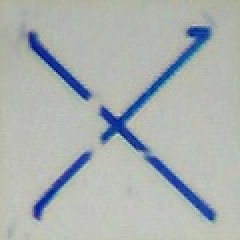
#> input picture Final/cell2c.jpg, 120 x 120 px (shown 2 times larger)
$ python SignDetection.py   (Python 2 division)   (older library calls are emulated)
#> lines starting #> are read from the running program, lines starting #| are printed output that depends on the picture; after the words box and inside, x2 and y2 are one past the last pixel; in counts of white or black regions, pixels touching at a corner belong together
import numpy as np
import cv2


def getLargestContour(img,largestIndex):
    imgray = cv2.cvtColor(img,cv2.COLOR_BGR2GRAY)
    ret,thresh = cv2.threshold(imgray,50,150,cv2.THRESH_BINARY)
    _,contours, hierarchy = cv2.findContours(thresh,1,2)

    areaArray = []
    count = 1

    for i, c in enumerate(contours):
        area = cv2.contourArea(c)
        areaArray.append(area)

    #first sort the array by area
    sorteddata = sorted(zip(areaArray, contours), key=lambda x: x[0], reverse=True)

    #find the nth largest contour [n-1][1], in this case 2
    if (len(sorteddata) - largestIndex > 0) :
        largestcontour = sorteddata[largestIndex - 1][1]
    else:
        largestcontour = None
    return largestcontour;


img = cv2.imread('cell2c.jpg')
#> img is the input picture: shape (120, 120, 3); mean B, G, R 177.2, 177.4, 171.4

gray = cv2.cvtColor(img,cv2.COLOR_BGR2GRAY)
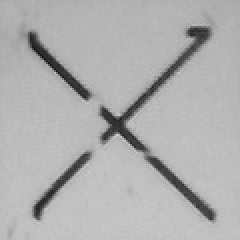
#> gray: shape (120, 120) (shown 2 times larger); min 19, max 210, mean 175.6

height, width, channels = img.shape
#> height = 120; width = 120; channels = 3

ret,thresh = cv2.threshold(gray,70,255,0)
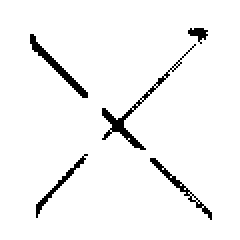
#> thresh: shape (120, 120) (shown 2 times larger); 95.8% white; black in thin lines or dots, all inside (x1, y1, x2, y2) = (15, 14, 106, 110)

_,contours,h = cv2.findContours(thresh,1,2)
#> contours = 46 contours, 39 with area under 20; largest, box (x1, y1, x2, y2) and area: (0, 0, 120, 120) 14161, (14, 16, 45, 50) 184, (50, 53, 74, 76) 158, (17, 77, 44, 110) 127, (74, 78, 96, 99) 100, (93, 13, 105, 22) 55, (100, 102, 107, 111) 24; h = 46 rows, first 6: [1, -1, -1, -1], [2, 0, -1, -1], [3, 1, -1, -1], [4, 2, -1, -1], [5, 3, -1, -1], [6, 4, -1, -1]

# [48 lines of commented-out code are left out]
circles = cv2.HoughCircles(gray,cv2.HOUGH_GRADIENT,1,32,
                            param1=200,param2=30,minRadius=0,maxRadius=height/2)
#> circles = None

##circles = np.uint16(np.around(circles))

if not (circles is None):
    print len(circles[0,:])
    circles = np.uint16(np.around(circles))
    for i in circles[0,:]:
        # draw the outer circle
        cnt = getLargestContour(img,2)
        print cv2.contourArea(cnt)
        cv2.circle(img,(i[0],i[1]),i[2],(0,255,0),2)
else:
    cnt = getLargestContour(img,2)
#> in getLargestContour, `ret,thresh = cv2.threshold(imgray,50,150,cv2.THRESH_BINARY)`:
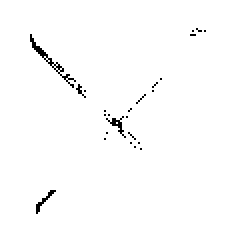
#> thresh: shape (120, 120) (shown 2 times larger); values 0 (black) and 150 (white), 98.8% white; black in thin lines or dots, all inside (x1, y1, x2, y2) = (15, 14, 103, 107)
#> in getLargestContour, `_,contours, hierarchy = cv2.findContours(thresh,1,2)`: contours = 64 contours, 60 with area under 20; largest, box (x1, y1, x2, y2) and area: (0, 0, 120, 120) 14161, (14, 16, 25, 30) 46, (17, 94, 29, 108) 42, (54, 58, 63, 68) 34
#> the loop in getLargestContour, `for i, c in enumerate(contours):` made 64 passes
#> area on passes 1, 17, 59: 42, 34, 45.5
#> after the loop in getLargestContour, `for i, c in enumerate(contours):`: areaArray = 64 values, max 14161 at index 63, min 0 at index 13, mean 225.8
#> in getLargestContour, `sorteddata = sorted(zip(areaArray, contours), key=lambda x: x[0], reve..`: sorteddata = 64 items
#> in getLargestContour, `largestcontour = sorteddata[largestIndex - 1][1]`: largestcontour = contour of 17 points, box (x1, y1, x2, y2) (14, 16, 25, 30), area 46
#> cnt has the same summary as largestcontour in getLargestContour
    print cnt
#> (printed output is left out)
    if not (cnt is None):
        print cv2.contourArea(cnt)
#| 45.5
    else:
        print 0.0
    print 0


#################################################################################


cv2.namedWindow('img',cv2.WINDOW_NORMAL)
cv2.resizeWindow('img', 600,600)
cv2.imshow('img',img)

cv2.waitKey(0)
cv2.destroyAllWindows()
